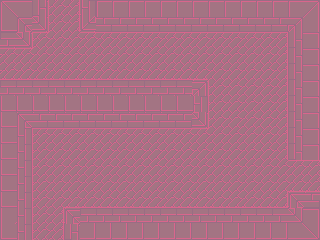

Rendered tile map (Tiled .tmx) drawn with the repository's tilesets; below, a short description and the full map source, tile grids included:
An orthogonal 20x15 tile map with 16x16 px tiles, 1 tile layer (background), 3 tilesets and 8 objects.

<map version="1.0" orientation="orthogonal" renderorder="right-down" width="20" height="15" tilewidth="16" tileheight="16" nextobjectid="28">
 <tileset firstgid="1" name="tileset_1" tilewidth="16" tileheight="16" tilecount="49" columns="7">
  <image source="tileset_5.png" width="112" height="112" />
 </tileset>
 <tileset firstgid="50" name="player" tilewidth="32" tileheight="32" tilecount="1" columns="1">
  <image source="../../img/player_stand.png" width="32" height="36" />
 </tileset>
 <tileset firstgid="51" name="scarab" tilewidth="64" tileheight="32" tilecount="1" columns="1">
  <image source="../../img/scarab.png" width="64" height="32" />
 </tileset>
 <layer name="background" width="20" height="15">
  <data encoding="csv">
1,2,27,24,26,23,3,3,3,3,3,3,3,3,3,3,4,5,6,7,
8,9,41,24,26,37,10,10,10,10,10,10,10,10,10,10,11,12,13,14,
39,41,17,25,25,18,18,18,18,18,18,18,18,18,18,18,18,19,20,21,
18,18,25,25,25,25,25,25,25,25,25,25,25,25,25,25,25,26,20,21,
32,32,32,32,32,32,32,32,32,32,32,32,32,25,25,25,25,26,20,21,
39,39,39,39,39,39,39,39,39,39,39,39,13,24,25,25,25,26,20,21,
22,22,22,22,22,22,22,22,22,22,22,22,23,24,25,25,25,26,20,21,
29,9,11,11,11,11,11,11,11,11,11,11,41,24,25,25,25,26,20,21,
29,30,17,18,18,18,18,18,18,18,18,18,18,25,25,25,25,26,20,21,
29,30,24,25,25,25,25,25,25,25,25,25,25,25,25,25,25,26,20,21,
29,30,24,25,25,25,25,25,25,25,25,25,25,25,25,25,25,25,18,18,
29,30,24,25,25,25,25,25,25,25,25,25,25,25,25,25,25,25,32,32,
29,30,24,25,32,32,32,32,32,32,32,32,32,32,32,32,32,33,9,11,
36,23,24,26,9,39,40,40,40,40,40,40,40,40,39,39,39,39,41,42,
29,23,24,26,27,46,47,47,47,47,47,47,47,47,46,46,46,46,48,49
</data>
 </layer>
 <objectgroup name="enemies" />
 <objectgroup name="solids">
  <object id="14" x="0" y="0" width="32" height="48" />
  <object id="15" x="32" y="0" width="16" height="32" />
  <object id="16" x="80" y="0" width="240" height="32" />
  <object id="17" x="288" y="32" width="32" height="128" />
  <object id="23" x="0" y="80" width="208" height="48" />
  <object id="24" x="0" y="128" width="32" height="112" />
  <object id="25" x="64" y="208" width="256" height="32" />
  <object id="26" x="288" y="192" width="32" height="16" />
 </objectgroup>
 <objectgroup name="player" />
</map>
